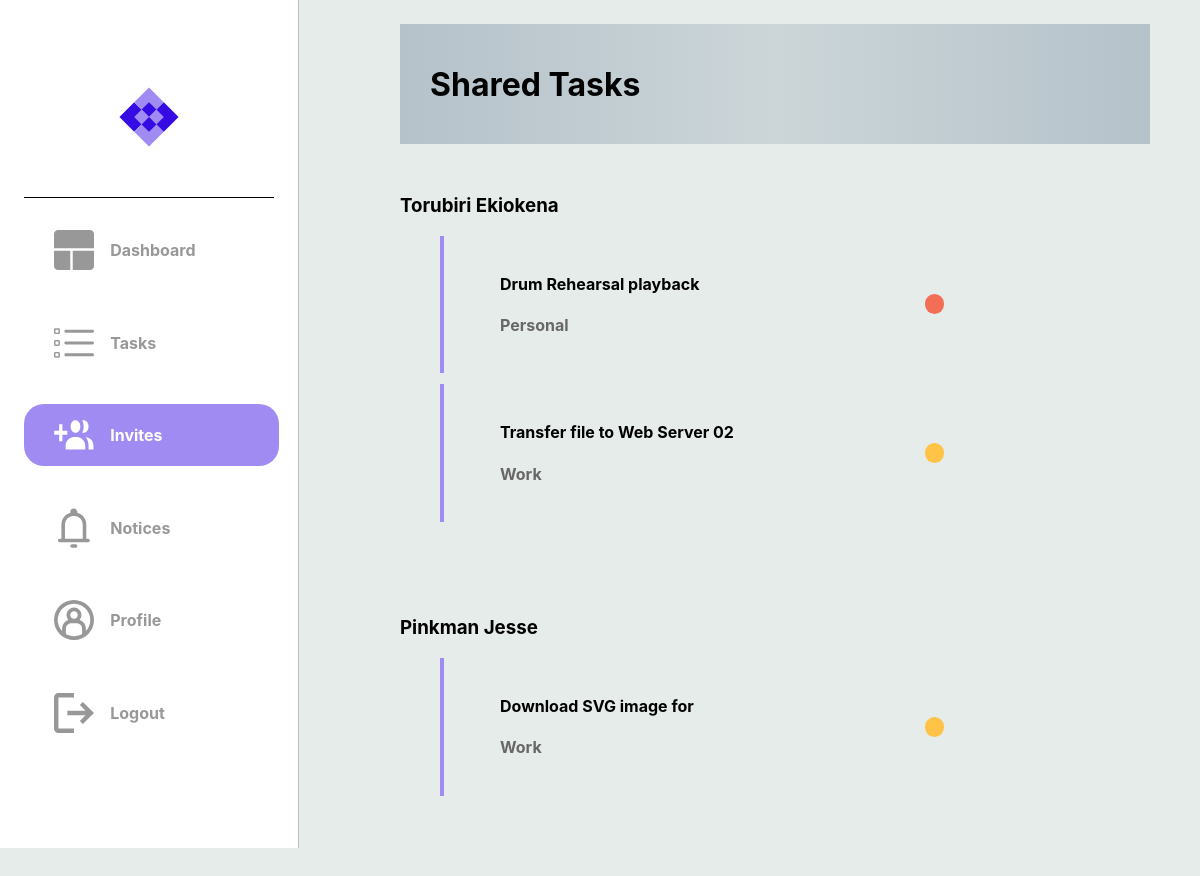
/invites (signed in), run on an earlier commit of the app's database.
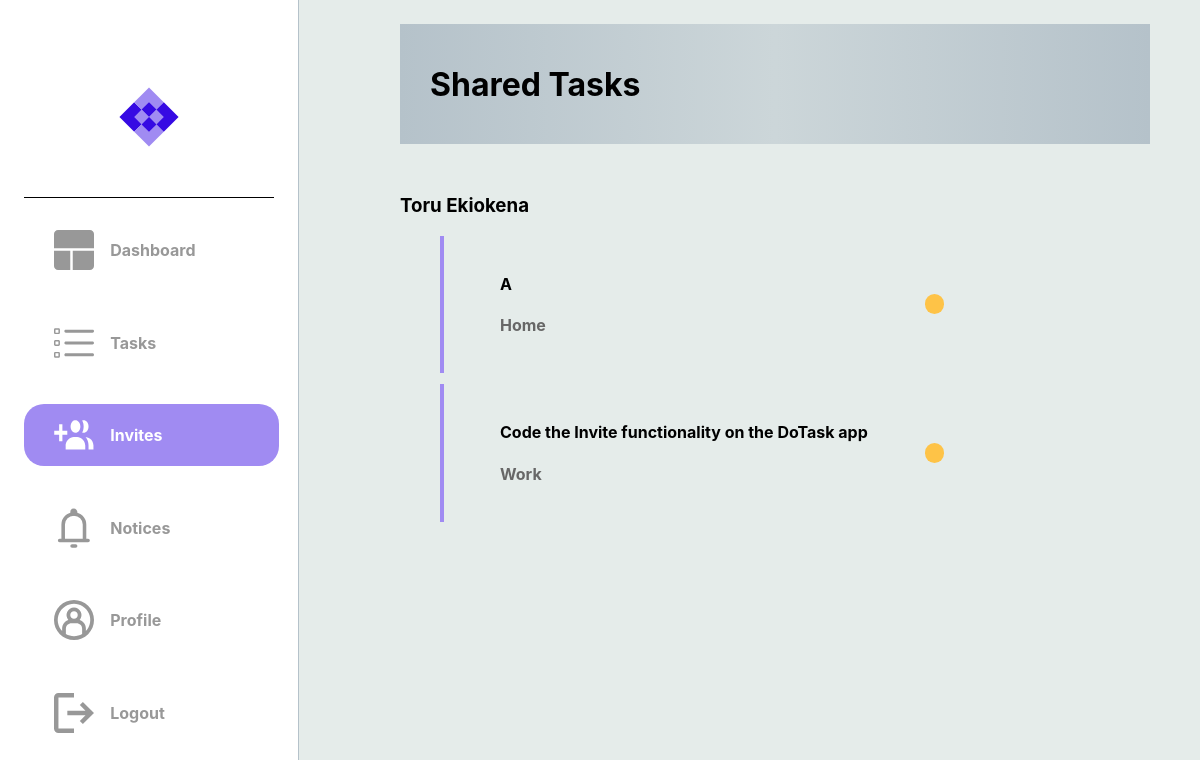
And on a later commit of the database.
### dotask/models.py (models this page shows)
class User(db.Model, UserMixin):
    __tablename__ = "user"
    id = db.Column(db.Integer, primary_key=True)
    email = db.Column(db.String(50), nullable=False, unique=True)
    password = db.Column(db.String(30), nullable=False)
    username = db.Column(db.String(30), nullable=False, unique=True)
    first_name = db.Column(db.String(30), nullable=False)
    last_name = db.Column(db.String(30), nullable=False)
    assigned_tasks = relationship('Task', secondary=user_task, backref='assigned_to')
    notes = relationship('Notification', secondary=user_notification, backref='notes')

class Task(db.Model):
    __tablename__ = "task"
    id = db.Column(db.Integer, primary_key=True)
    title = db.Column(db.String(100), nullable=False)
    description = db.Column(db.String(400), nullable=False)
    due_date = db.Column(db.Date, nullable=False)
    status = db.Column(Enum(TaskStatus))
    tag = db.Column(Enum(TaskTag))
    users = relationship('User', secondary=user_task,
    backref='tasks')

### dotask/routes.py (the view)
@app.route("/invites")
@login_required
def hello_invites():
    try:
        tasks = current_user.tasks
        shared_tasks = {}
        for task in tasks:
            for user in task.users:
                if user.id != current_user.id:
                    if user.id not in shared_tasks:
                        shared_tasks[user.id] = {'user': user, 'tasks': []}
                    shared_tasks[user.id]['tasks'].append(task)
        if shared_tasks:
            return render_template('invites.html', current_user=current_user, shared_tasks=shared_tasks, tasks=tasks)
        else:
            return render_template('dashboard..html')
    except:
        return render_template('invites.html')

### dotask/routes.py (called while the page is built)
@app.after_request
def after_request(response):
    response.headers["Cache-Control"] = "no-cache, no-store, must-revalidate"
    return response

@login_manager.user_loader
def load_user(user_id):
    return User.query.get(user_id)

### dotask/templates/invites.html (shortened to what this page needs)
<!DOCTYPE html>
<html lang="en">
<head>
    {% extends "layout.html" %}
    {% block head %}
        <link rel="stylesheet" {% block css_tab_colour %} href="../static/css/invites.css" {% endblock %}/>
    {% endblock %}
    {% block invites_image_colour %}
        <a class="a5" href="{{ url_for('hello_invites') }}">
            <div id="logos">
                <img class="imgs" src="../static/svg/invites_active.svg">
                <h4 class="sidebar-text">Invites</h4>
            </div>
        </a>
    {% endblock invites_image_colour %}
    {% block nav_title %}
    <div class="nav_title">
        <h1>Shared Tasks</h1>
    </div>
    {% endblock nav_title %}
    {% block tasks %}
    {% if shared_tasks %}
        {% for user_id, shared in shared_tasks.items() %}
            <div class="h3-shared-tasks"><h3> {{ shared.user.last_name }} {{ shared.user.first_name }}</h3></div>
            <ul>
                {% for task in shared.tasks %}
                <a href="{{ url_for('hello_each_task', task_id=task['id']) }}">
                    <div class="message-box">
                        <div class="message">
                            <h4> {{ task['title'] }} </h4>
                            <h4 style="color: #676767;"> {{ task.tag.name }} </h4>
                        </div>
                        <div class="message-dot {% if task.status.name == 'In_Progress' %}progress-task {% elif task.status.name == 'Completed' %}completed-task {% elif task.status.name == 'Cancelled' %}cancelled-task {% else %}unknown-task {% endif %}">
                        </div>
                    </div>
                    </a>
                {% endfor %}
            </ul>
            <br>
            <br>
            <br>
        {% endfor %}
    {% else %}
        <div class="message-box">
            <div class="message">
                <h2>No Shared Tasks Yet</h2>
            </div>
        </div>
    {% endif %}
    {% endblock tasks %}

What changed in the data, as far as the page shows it:
removed Task: title "Drum Rehearsal playback", tag.name "Personal", shown under "Torubiri"
no longer on this page (row edited): Task: title "Transfer file to Web Server 02", tag.name "Work", shown under "Torubiri"
removed User: user.last_name "Pinkman", user.first_name "Jesse"
removed Task: title "Download SVG image for", tag.name "Work", shown under "Pinkman"
now on this page (row edited): Task: title "A", tag.name "Home", shown under "Toru"
added Task: title "Code the Invite functionality on the DoTask app", tag.name "Work", shown under "Toru"
Also different on the page:
new list line: "Toru Ekiokena"
list line gone: "Torubiri Ekiokena"
